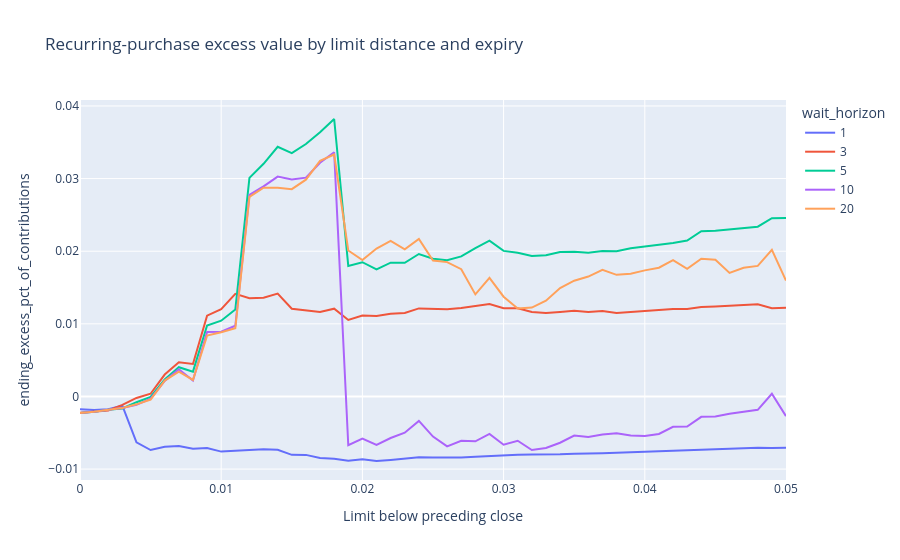

Write notebook code for a chart like this one.
### Code cell
px.line(
    recurring,
    x="discount",
    y="ending_excess_pct_of_contributions",
    color="wait_horizon",
    title="Recurring-purchase excess value by limit distance and expiry",
    labels={"discount": "Limit below preceding close"},
).show()
